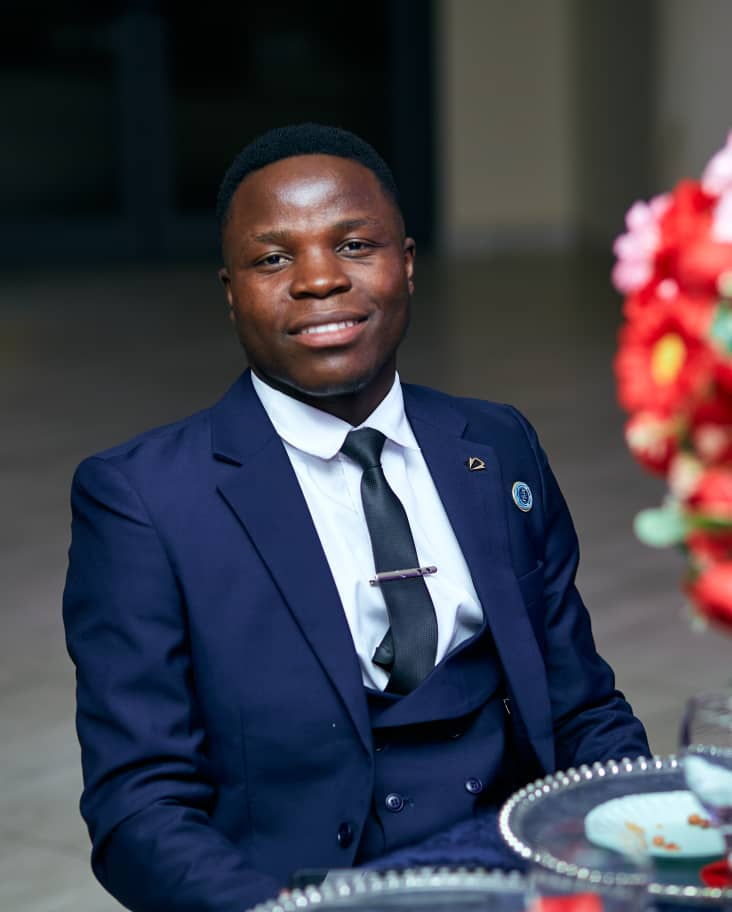
#> input picture computer-vision/images/pascal.jpg, 732 x 912 px
$ python image_rotation.py
#> lines starting #> are read from the running program, lines starting #| are printed output that depends on the picture
"""
An image is a grid of points.
For a pixel at row i, column j, we treat it as a point:
    [x, 𝑦]

Convention (important):
    x → column (horizontal)
    y → row (vertical)

So pixel (row, col) → (x = col, y = row)

Every geometric manipulation is:
    -> take a point → multiply by a matrix → get a new point

"""

import numpy as np
from PIL import Image
import matplotlib.pyplot as plt

img = Image.open("images/pascal.jpg").convert("RGB")
#> img is the input picture: PIL image 732x912 RGB; mean R, G, B 65.3, 64.7, 75.8
img_arr = np.array(img)
H, W, C = img_arr.shape
#> H = 912; W = 732; C = 3

"""
At this point:
- img_arr[y, x] is a pixel
- (x, y) is a coordinate
"""

# Transformation matrices
def translation_matrix(tx, ty):
    return np.array([
        [1, 0, tx],
        [0, 1, ty],
        [0, 0, 1]
    ])

# Rotation matrix (about origin)
def rotation_matrix(theta):
    return np.array([
        [np.cos(theta), -np.sin(theta), 0],
        [np.sin(theta),  np.cos(theta), 0],
        [0, 0, 1]
    ])

# scaling matrix
def scaling_matrix(sx, sy):
    return np.array([
        [sx, 0, 0],
        [0, sy, 0],
        [0, 0, 1]
    ])

# Rotation about image center (critical)
# image center:
cx = W / 2
#> cx = 366
cy = H / 2
#> cy = 456
theta = 135  # degrees# Translate → rotate → translate back:
T1 = translation_matrix(-cx, -cy)
#> T1 = [[1, 0, -366], [0, 1, -456], [0, 0, 1]]
R  = rotation_matrix(np.deg2rad(theta))
T2 = translation_matrix(cx, cy)
#> T2 = [[1, 0, 366], [0, 1, 456], [0, 0, 1]]

# Full translation matrix
M = T2 @ R @ T1

# Inversion mapping
# output pixel → where it came from in input
M_inv = np.linalg.inv(M)


# Apply transformation to image (manual warp)
output = np.zeros_like(img_arr)

for y_out in range(H):
    for x_out in range(W):
        # output pixel in homogeneous coords
        p_out = np.array([x_out, y_out, 1])

        # map back to input
        x_in, y_in, _ = M_inv @ p_out

        x_in = int(round(x_in))
        y_in = int(round(y_in))

        # bounds check
        if 0 <= x_in < W and 0 <= y_in < H:
            output[y_out, x_out] = img_arr[y_in, x_in]
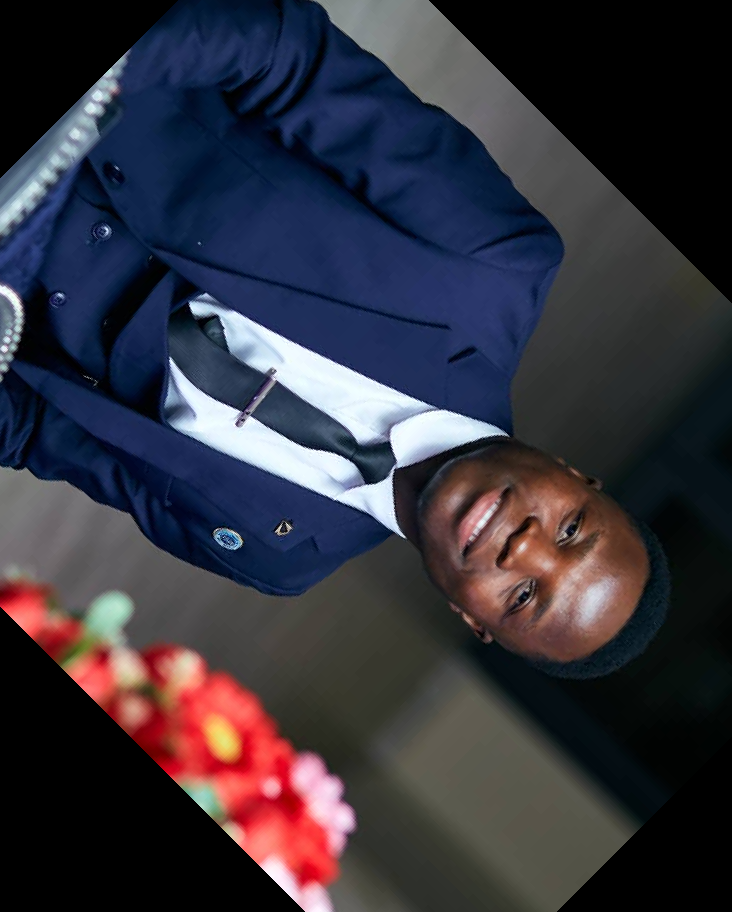
#> output: shape (912, 732, 3); mean R, G, B 52.6, 50.7, 60.8

# Display result
plt.figure(figsize=(10, 5))

plt.subplot(1, 2, 1)
plt.title("Original")
plt.imshow(img_arr)
plt.axis("off")

plt.subplot(1, 2, 2)
plt.title(f"Transformed (Rotated by {theta}°)")
plt.imshow(output)
plt.axis("off")

plt.show()
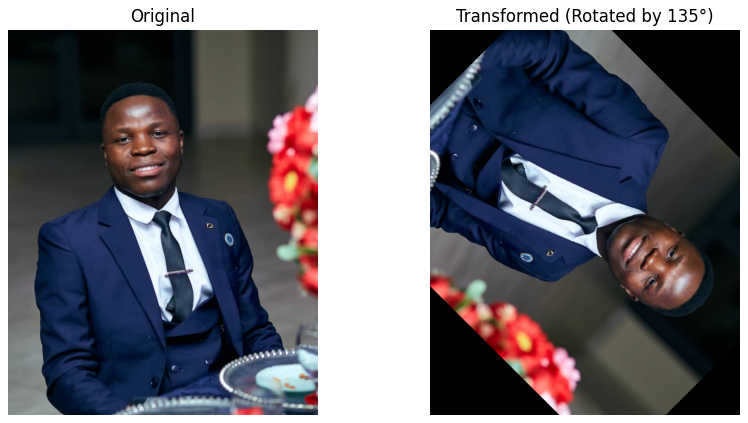
#> figure drawn by matplotlib, 2 panels
